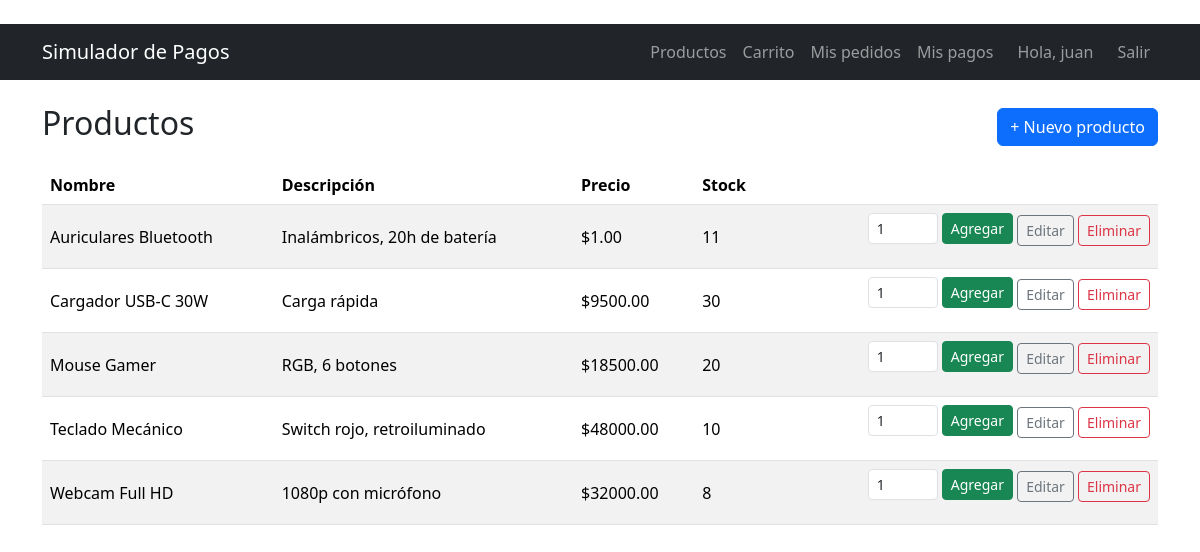
The app's page /productos/ (signed in) with its own data.
### app/models.py (models this page shows, shortened)
class Usuario(UserMixin, db.Model):
    __tablename__ = "usuarios"
    id = db.Column(db.Integer, primary_key=True)
    nombre = db.Column(db.String(80), nullable=False)
    email = db.Column(db.String(120), unique=True, nullable=False, index=True)
    password_hash = db.Column(db.String(256), nullable=False)
    fecha_registro = db.Column(db.DateTime, default=datetime.utcnow)
    pedidos = db.relationship("Pedido", back_populates="usuario", lazy=True)

class Producto(db.Model):
    __tablename__ = "productos"
    id = db.Column(db.Integer, primary_key=True)
    nombre = db.Column(db.String(100), nullable=False)
    descripcion = db.Column(db.Text)
    precio = db.Column(db.Numeric(10, 2), nullable=False)
    stock = db.Column(db.Integer, nullable=False, default=0)
    items = db.relationship("ItemPedido", back_populates="producto", lazy=True)

### app/routes/products.py (the view)
@products_bp.route("/")
def listar():
    productos = Producto.query.order_by(Producto.nombre).all()
    return render_template(
        "productos.html", productos=productos, form_eliminar=EliminarForm()
    )

### app/forms.py
class EliminarForm(FlaskForm):
    submit = SubmitField("Eliminar")

### app/models.py (called while the page is built)
@login_manager.user_loader
def cargar_usuario(user_id):
    return db.session.get(Usuario, int(user_id))

### app/templates/productos.html (shortened to what this page needs)
﻿{% extends "base.html" %}
{% block content %}
<div class="d-flex justify-content-between align-items-center mb-3">
    <h2>Productos</h2>
    {% if current_user.is_authenticated %}
        <a href="{{ url_for('products.nuevo') }}" class="btn btn-primary">+ Nuevo producto</a>
    {% endif %}
</div>
<table class="table table-striped align-middle">
    <thead>
        <tr><th>Nombre</th><th>Descripción</th><th>Precio</th><th>Stock</th><th></th></tr>
    </thead>
    <tbody>
    {% for p in productos %}
        <tr>
            <td>{{ p.nombre }}</td>
            <td>{{ p.descripcion }}</td>
            <td>${{ "%.2f"|format(p.precio) }}</td>
            <td>{{ p.stock }}</td>
            <td class="text-end">
                {% if current_user.is_authenticated %}
                    {% if p.stock > 0 %}
                    <form method="POST" action="{{ url_for('orders.agregar', id=p.id) }}" class="d-inline-flex gap-1">
                        <input type="number" name="cantidad" value="1" min="1" max="{{ p.stock }}"
                               class="form-control form-control-sm" style="width:70px">
                        <button type="submit" class="btn btn-sm btn-success">Agregar</button>
                    </form>
                    {% endif %}
                    <a href="{{ url_for('products.editar', id=p.id) }}" class="btn btn-sm btn-outline-secondary">Editar</a>
                    <form method="POST" action="{{ url_for('products.eliminar', id=p.id) }}" class="d-inline"
                          onsubmit="return confirm('¿Eliminar este producto?');">
                        <button type="submit" class="btn btn-sm btn-outline-danger">Eliminar</button>
                    </form>
                {% endif %}
            </td>
        </tr>
    {% else %}
        <tr><td colspan="5" class="text-center text-muted">No hay productos cargados.</td></tr>
    {% endfor %}
    </tbody>
</table>
{% endblock %}

### app/templates/base.html (shortened to what this page needs)
﻿<!DOCTYPE html>
<html lang="es">
<head>
    <link href="https://cdn.jsdelivr.net/npm/bootstrap@5.3.3/dist/css/bootstrap.min.css" rel="stylesheet">
</head>
<body>
<nav class="navbar navbar-expand navbar-dark bg-dark mb-4">
    <div class="container">
        <a class="navbar-brand" href="{{ url_for('index') }}">Simulador de Pagos</a>
        <div class="navbar-nav ms-auto">
            <a class="nav-link" href="{{ url_for('products.listar') }}">Productos</a>
            {% if current_user.is_authenticated %}
                <a class="nav-link" href="{{ url_for('orders.carrito') }}">Carrito</a>
                <a class="nav-link" href="{{ url_for('orders.listar') }}">Mis pedidos</a>
                <a class="nav-link" href="{{ url_for('payments.listar') }}">Mis pagos</a>
                <span class="navbar-text mx-3">Hola, {{ current_user.nombre }}</span>
                <a class="nav-link" href="{{ url_for('auth.logout') }}">Salir</a>
            {% else %}
                <a class="nav-link" href="{{ url_for('auth.login') }}">Ingresar</a>
                <a class="nav-link" href="{{ url_for('auth.registro') }}">Registrarse</a>
            {% endif %}
        </div>
    </div>
</nav>
<div class="container">
    {% block content %}{% endblock %}
</div>
</body>
</html>

### records on screen
Usuario: nombre "juan"
Producto: nombre "Auriculares Bluetooth", descripcion "Inalámbricos, 20h de batería", precio "1.00", stock "11"
Producto: nombre "Cargador USB-C 30W", descripcion "Carga rápida", precio "9500.00", stock "30"
Producto: nombre "Mouse Gamer", descripcion "RGB, 6 botones", precio "18500.00", stock "20"
Producto: nombre "Teclado Mecánico", descripcion "Switch rojo, retroiluminado", precio "48000.00", stock "10"
Producto: nombre "Webcam Full HD", descripcion "1080p con micrófono", precio "32000.00", stock "8"
